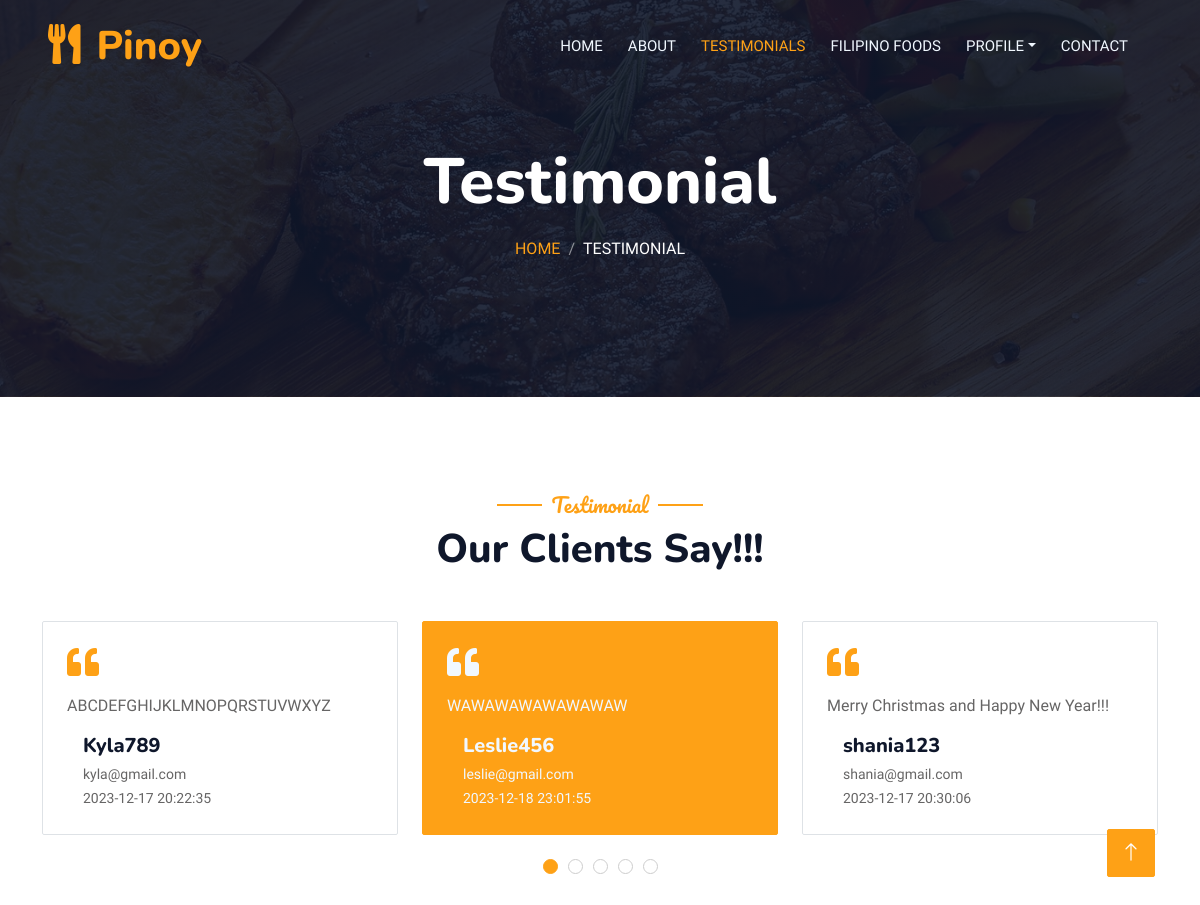
Screenshot of /testimonial.php (signed in) with the database file from the repository.
### tables this page shows
CREATE TABLE `usermessage` (
  `commentNum` int(11) NOT NULL,
  `userName` varchar(100) NOT NULL,
  `userComment` text NOT NULL,
  `commentTime` datetime NOT NULL DEFAULT current_timestamp()
);

CREATE TABLE `userinfo` (
  `userFirstName` varchar(100) NOT NULL,
  `userLastName` varchar(100) NOT NULL,
  `userName` varchar(100) NOT NULL,
  `userEmail` varchar(100) NOT NULL,
  `userPassword` varchar(100) NOT NULL
);

### testimonial.php (the view, shortened to what this page needs)
<!DOCTYPE html>
<html lang="en">
<head>
    <link href="https://cdnjs.cloudflare.com/ajax/libs/font-awesome/5.10.0/css/all.min.css" rel="stylesheet">
    <link href="https://cdn.jsdelivr.net/npm/bootstrap-icons@1.4.1/font/bootstrap-icons.css" rel="stylesheet">
    <link href="lib/animate/animate.min.css" rel="stylesheet">
    <link href="lib/owlcarousel/assets/owl.carousel.min.css" rel="stylesheet">
    <link href="lib/tempusdominus/css/tempusdominus-bootstrap-4.min.css" rel="stylesheet" />
    <link href="css/bootstrap.min.css" rel="stylesheet">
    <link href="css/style.css" rel="stylesheet">
</head>
<body>
    <div class="container-xxl bg-white p-0">
        <div class="container-xxl position-relative p-0">
            <nav class="navbar navbar-expand-lg navbar-dark bg-dark px-4 px-lg-5 py-3 py-lg-0">
                <a href="" class="navbar-brand p-0">
                    <h1 class="text-primary m-0"><i class="fa fa-utensils me-3"></i>Pinoy</h1>
                </a>
                <div class="collapse navbar-collapse" id="navbarCollapse">
                    <div class="navbar-nav ms-auto py-0 pe-4">
                        <a href="index.php" class="nav-item nav-link">Home</a>
                        <a href="about.php" class="nav-item nav-link">About</a>
                        <a href="testimonial.php" class="nav-item nav-link active">Testimonials</a>
                        <a href="menu.php" class="nav-item nav-link">Filipino Foods</a>
                        <div class="nav-item dropdown" >
                            <a href="#" class="nav-link dropdown-toggle" data-bs-toggle="dropdown">Profile</a>
                        </div>
                        <a href="contact.php" class="nav-item nav-link">Contact</a>
                    </div>
                </div>
            </nav>
            <div class="container-xxl py-5 bg-dark hero-header mb-5">
                <div class="container text-center my-5 pt-5 pb-4">
                    <h1 class="display-3 text-white mb-3 animated slideInDown">Testimonial</h1>
                    <nav aria-label="breadcrumb">
                        <ol class="breadcrumb justify-content-center text-uppercase">
                            <li class="breadcrumb-item"><a href="index.php">Home</a></li>
                            <li class="breadcrumb-item text-white active" aria-current="page">Testimonial</li>
                        </ol>
                    </nav>
                </div>
            </div>
        </div>
        <div class="container-xxl py-5 wow fadeInUp" data-wow-delay="0.1s">
            <div class="container">
                <div class="text-center">
                    <h5 class="section-title ff-secondary text-center text-primary fw-normal">Testimonial</h5>
                    <h1 class="mb-5">Our Clients Say!!!</h1>
                </div>
                <div class="owl-carousel testimonial-carousel">
                    <?php
                        include("connect.php");
                        $sql = "SELECT userMessage.userComment, userinfo.userName, userinfo.userEmail, userMessage.commentTime
                                FROM userMessage
                                JOIN userinfo ON userMessage.userName = userinfo.userName
                                ORDER BY userMessage.commentTime DESC
                                LIMIT 5";
                        $result = $con->query($sql);
                        if ($result->num_rows > 0) {
                            while ($row = $result->fetch_assoc()) {
                                echo '<div class="testimonial-item bg-transparent border rounded p-4">';
                                echo '<i class="fa fa-quote-left fa-2x text-primary mb-3"></i>';
                                echo '<p>' . $row['userComment'] . '</p>';
                                echo '<div class="d-flex align-items-center">';
                                echo '<div class="ps-3">';
                                echo '<h5 class="mb-1">' . $row['userName'] . '</h5>';
                                echo '<small>' . $row['userEmail'] . '</small>';
                                echo '<small>' . $row['commentTime'] . '</small>';
                                echo '</div></div></div>';
                            }
                        } else {
                            echo '<p>No testimonials available.</p>';
                        }
                    ?>
                </div>
            </div>
        </div>
        <a href="#" class="btn btn-lg btn-primary btn-lg-square back-to-top"><i class="bi bi-arrow-up"></i></a>
    </div>
</body>
</html>

### css/style.css (style rules this page uses)
:root { --primary: #FEA116; --light: #F1F8FF; --dark: #0F172B; }
.ff-secondary { font-family: 'Pacifico', cursive; }
.back-to-top { position: fixed; display: none; right: 45px; bottom: 45px; z-index: 99; }
.btn { font-family: 'Nunito', sans-serif; font-weight: 500; text-transform: uppercase; transition: .5s; }
.btn.btn-primary, .btn.btn-secondary { color: #FFFFFF; }
.btn-lg-square { width: 48px; height: 48px; }
.btn-square, .btn-sm-square, .btn-lg-square { padding: 0; display: flex; align-items: center; justify-content: center; font-weight: normal; border-radius: 2px; }
.navbar-dark .navbar-nav .nav-link { position: relative; margin-left: 25px; padding: 35px 0; font-size: 15px; color: var(--light) !important; text-transform: uppercase; font-weight: 500; outline: none; transition: .5s; }
.navbar-dark .navbar-nav .nav-link:hover, .navbar-dark .navbar-nav .nav-link.active { color: var(--primary) !important; }
@media (min-width: 992px) { .navbar-dark { position: absolute; width: 100%; top: 0; left: 0; z-index: 999; background: transparent !important; } }
.hero-header { background: linear-gradient(rgba(15, 23, 43, .9), rgba(15, 23, 43, .9)), url(../img/bg-hero.jpg); background-position: center center; background-repeat: no-repeat; background-size: cover; }
.breadcrumb-item + .breadcrumb-item::before { color: rgba(255, 255, 255, .5); }
.section-title { position: relative; display: inline-block; }
.section-title::before { position: absolute; content: ""; width: 45px; height: 2px; top: 50%; left: -55px; margin-top: -1px; background: var(--primary); }
.section-title::after { position: absolute; content: ""; width: 45px; height: 2px; top: 50%; right: -55px; margin-top: -1px; background: var(--primary); }
.testimonial-carousel .owl-item .testimonial-item, .testimonial-carousel .owl-item.center .testimonial-item * { transition: .5s; }
.testimonial-carousel .owl-item.center .testimonial-item { background: var(--primary) !important; border-color: var(--primary) !important; }
.testimonial-carousel .owl-item.center .testimonial-item * { color: var(--light) !important; }

### rows the page displays
usermessage: userComment "WAWAWAWAWAWAWAW", userName.userName "Leslie456", userName.userEmail "leslie@gmail.com", commentTime "2023-12-18 23:01:55"
usermessage: userComment "Merry Christmas and Happy New Year!!!", userName.userName "shania123", userName.userEmail "shania@gmail.com", commentTime "2023-12-17 20:30:06"
usermessage: userComment "ABCDEFGHIJKLMNOPQRSTUVWXYZ", userName.userName "Kyla789", userName.userEmail "kyla@gmail.com", commentTime "2023-12-17 20:22:35"
